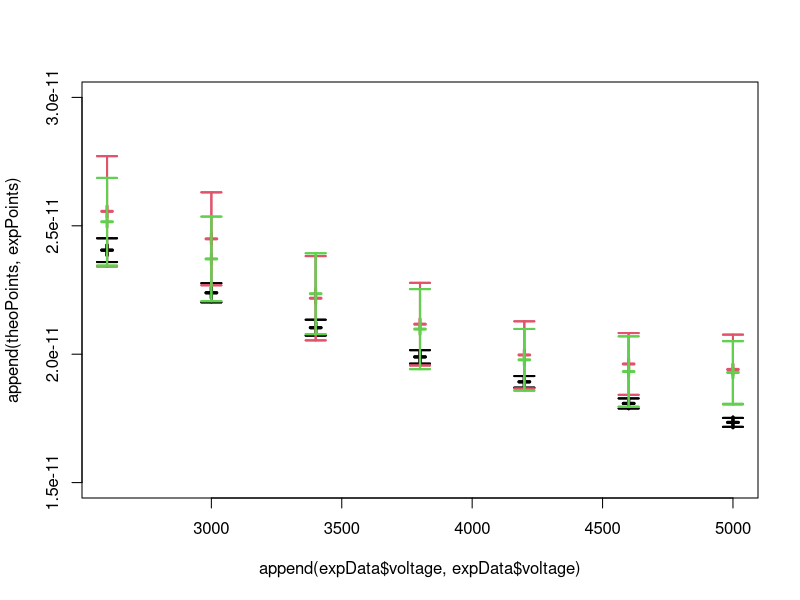

Write the R code that produced this figure.
# |---------------------------------------|
# | FUNCIONES PARA PROPAGAR INCERTIDUMBRE |
# |---------------------------------------|
propProdErrors <- function(res, rval, eval){return(abs(res * sqrt(sum((eval/ rval)^2))))}
propSumErrors <- function(eval){return(sqrt(sum(eval^2)))}
propEscErrors <- function(c, eval){return(abs(c)*eval)}

# Función para hallar el mejor estimador del promedio de una serie de estimaciones experimentales. 
# Promedio ponderado con pesos la incertidumbre de la medición
meanExpData <- function(rval, eval)
{
  meanval = sum(rval / (eval^2)) / sum(1 / eval^2)
  errval = 1 / sqrt(sum(1 / eval^2))
  
  return(c(meanval, errval))
} 
  


# |-----------------------|
# | CONSTANTES NECESARIAS |
# |-----------------------|

# CONSTANTES EXPERIMENTALES
# -----------------------------------------------------------------

voltageError = 100  # Error en los datos del voltage

fd = 2.13E-10       # Se guardan los datos de las distancias de red
sd = 1.23E-10       # del grafito junto a su respectivo error
ed = 0.01E-10


L = 13.5E-2         # Se guardan datos de la distancia del tubo
eL = 0.2E-2


# CONSTANTES UNIVERSALES  
# -----------------------------------------------------------------

h = 6.626070E-34      # Constante de Plank en eV
e = 1.6022E-19        # Carga del electrón en eV
m = 9.109383706E-31   # Masa del electrón



# |-------------------|
# | CREACIÓN DE DATOS |
# |-------------------|
# Como los datos conseguidos son, en sí, imágenes, el procesamiento de estas fue hecho con
# hecho con ayuda de tracker, de donde se consiguen los siguientes datos.

# Datos obtenidos del voltage acelerador
voltage = c(2600, 3000, 3400, 3800, 4200, 4600, 5000, 
            2600, 3000, 3400, 3800, 4200, 4600, 5000)


# Datos obtenidos de los diámetros de los anillos internos
fiRing = c(2.837E-2, 2.691E-2, 2.470E-2, 2.366E-2, 2.283E-2, 2.248E-2, 2.241E-2, 
                2.860E-2, 2.702E-2, 2.549E-2, 2.376E-2, 2.241E-2, 2.209E-2, 2.178E-2)
foRing = c(3.762E-2, 3.546E-2, 3.271E-2, 3.032E-2, 2.877E-2, 2.859E-2, 2.860E-2, 
                3.582E-2, 3.524E-2, 3.330E-2, 3.080E-2, 2.881E-2, 2.787E-2, 2.767E-2)


# Datos obtenidos de los diámetros de los anillos externos
siRing = c(4.984E-2, 4.906E-2, 4.419E-2, 4.193E-2, 4.009E-2, 3.974E-2, 3.842E-2, 
                5.036E-2, 4.732E-2, 4.451E-2, 4.146E-2, 4.025E-2, 3.828E-2, 3.910E-2)
soRing = c(6.132E-2, 5.828E-2, 5.244E-2, 5.069E-2, 4.684E-2, 4.565E-2, 4.541E-2, 
                5.949E-2, 5.551E-2, 5.237E-2, 4.956E-2, 4.606E-2, 4.564E-2, 4.522E-2)





# Se crea DataFrame con los datos experimentales
expData <- data.frame(voltage, fiRing, foRing, siRing, soRing)
rm(voltage, fiRing, foRing, siRing, soRing)




# |-----------------------------------|
# | FUNCIONES PARA ANALIZAR LOS DATOS |
# |-----------------------------------|
# Funciones que se encargan de hallar los valores (junto con sus errores, que serán
# tomados como los intervalos) de lambda teórico y lambda experimental


# OBTENCIÓN DE LOS LAMBDA TEÓRICOS  
# ------------------------------------------------------------------------
# Haciendo uso de la hipótesis de De Broglie, dado el potencial acelerador  
# del experimento se puede obtener una estimación para el lambda teórico

theoLambda <- function(U, dU)
{
  k = h / sqrt(2 * m * e)
  
  # Cálculo del valor teórico
  lambda = k / sqrt(U)
  
  # Cálculo del error teórico
  error = (k / 2) * U^(-3 / 2) * dU
  
  return(c(lambda, error))
}



# OBTENCIÓN DE LOS LAMBDA EXPERIMENTAL
# -------------------------------------------------------------------------
# Dada la condición de Bragg para la difracción en una red cristalina y sus
# resultados, se puede estimar el lambda experimental haciendo uso de este

expLambda <- function(d, ed, iD, oD, L, eL)
{
  # Cálculo del error experimental
  D = mean(c(iD, oD))
  dD = (oD - iD) / 2
  
  p = d * D
  dp = p * sqrt((dD / D)^2 + (ed / d)^2)
  
  q = p / L
  dq = q * sqrt((dp / p)^2 + (eL / L)^2)
  
  dLambda = dq / 2
  
  # Cálculo del valor experimental
  lambda = d * (D / (2 * L))
  
  return(c(lambda, dLambda))
}



# |-------------------|
# | ANÁLISIS DE DATOS |
# |-------------------|
# En esta sección se analizan los datos. Por cada valor de datos tomados, se halla el lambda teórico
# dado el potencial acelerador e igualmente se halla el lambda experimental con los datos del diámetro
# de los anillos y se comparan los resultados.

theoIntervals = list()
expIntervals = list()
theoPoints = list()
expPoints = list()
boolColapse = c()

for (i in 1:14) {
  mData = expData[i,] 
  
  theoValue = theoLambda(mData$voltage, voltageError)
  
  fexpInterval = expLambda(fd, ed, mData$fiRing, mData$foRing, L, eL)
  sexpInterval = expLambda(sd, ed, mData$siRing, mData$soRing, L, eL)
  expValue = meanExpData(c(fexpInterval[1], sexpInterval[1]), c(fexpInterval[2], sexpInterval[2]))
  
  
  theoInterval = c(theoValue[1] - theoValue[2], theoValue[1] + theoValue[2])
  expInterval = c(expValue[1] - expValue[2], expValue[1] + expValue[2])
  
  theoIntervals = append(theoIntervals, list(theoInterval))
  expIntervals = append(expIntervals, list(expInterval))
  
  theoPoints = append(theoPoints, theoValue[1])
  expPoints = append(expPoints, expValue[1])
  
  boolColapse = append(boolColapse, (abs(theoValue[1] - expValue[1]) < (theoValue[2] + expValue[2])))
}

rm(i, mData, e, h, m, ed, L, eL, fd, sd, expInterval, fexpInterval, sexpInterval, theoInterval, theoValue, expValue)



# |-----------------------|
# | GRÁFICA DE LOS DATOS  |
# |-----------------------|
# Se hace una gáfica de bigotes de los datos encontrados

plot(append(expData$voltage, expData$voltage), append(theoPoints, expPoints), 
     col = c(append(rep(1, times = 14), append(rep(2, times = 7), rep(3, times = 7)))),
     pch = 3,
     lwd = 3,
     ylim = c(1.5E-11, 3E-11))
arrows(x0=expData$voltage, y0=unlist(theoIntervals)[((1:7)*2)-1], x1=expData$voltage, y1=unlist(theoIntervals)[((1:7)*2)], 
       angle = 90, code=3, col=1, lwd=2, length = 0.1)
arrows(x0=expData$voltage, y0=unlist(expIntervals)[((1:7)*2)-1], x1=expData$voltage, y1=unlist(expIntervals)[((1:7)*2)], 
       angle = 90, code=3, col=2, lwd=2, length = 0.1)
arrows(x0=expData$voltage, y0=unlist(expIntervals)[((8:14)*2)-1], x1=expData$voltage, y1=unlist(expIntervals)[((8:14)*2)], 
       angle = 90, code=3, col=3, lwd=2, length = 0.1)


rep(1, times = 14)
  